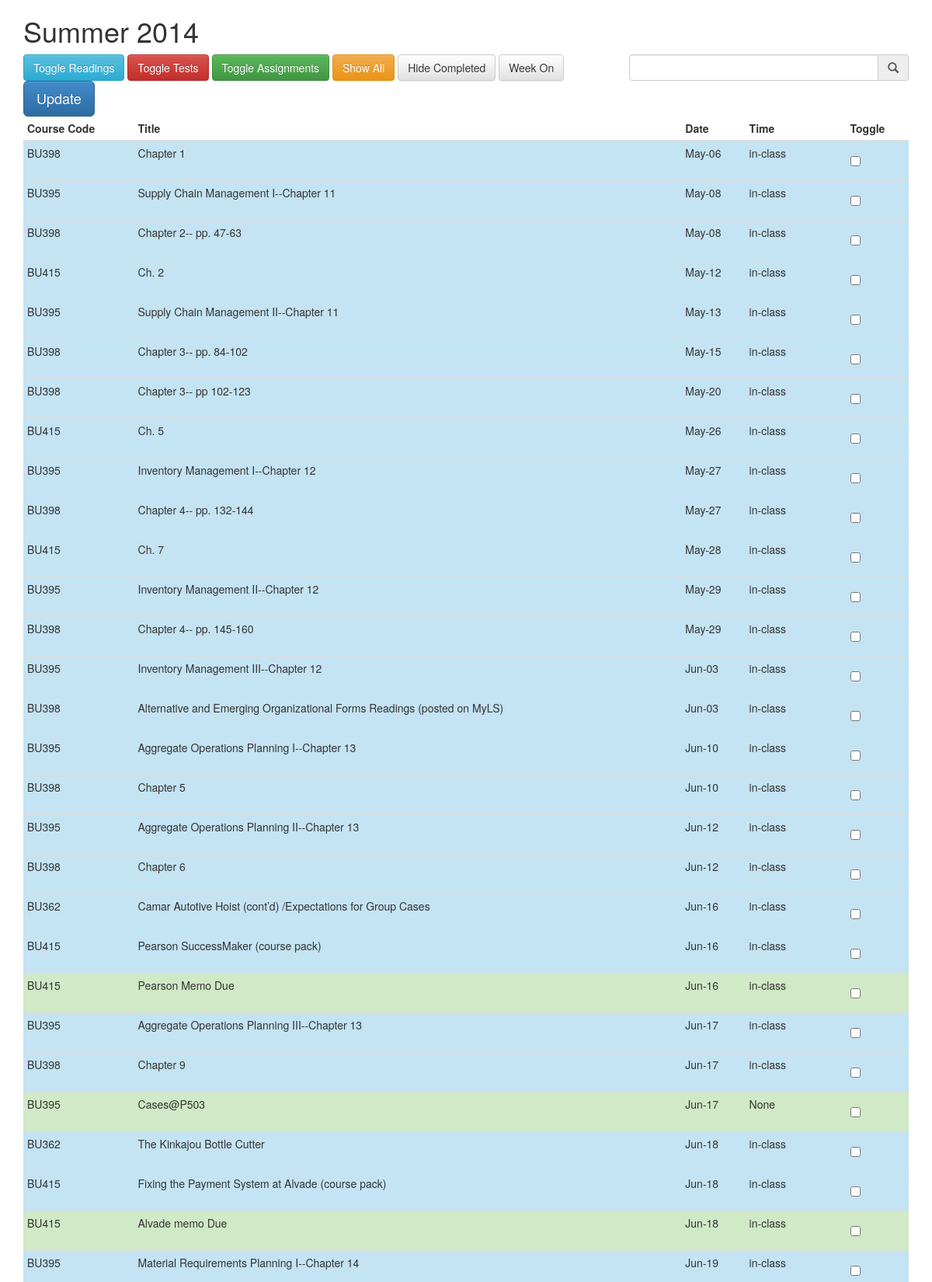
The page / (upper part) on the database its author committed.
### tables this page shows
CREATE TABLE Readings
            (course_code text, name text, chapter int, date text, pages text, complete bool);

CREATE TABLE Assignments
            (course_code text, name text,  date text, time text, complete bool);

### index.py (the view)
@app.route('/',methods=['POST','GET'])
def show_all():
    db = get_db()
    if request.method=='POST':
        update_completes(db)
    entries =[]
    for homework in TYPES:
        entries.append(select_homework(homework,db))
    homework = join_homework(entries)
    return render_template('show_all.html',entries=homework )

### index.py (called while the page is built)
def get_db():
    top = _app_ctx_stack.top
    if not hasattr(top, 'sqlite_db'):
        sqlite_db = sqlite3.connect(app.config['DATABASE'])
        sqlite_db.row_factory = sqlite3.Row
        top.sqlite_db = sqlite_db
    return top.sqlite_db

@app.teardown_appcontext
def close_db_connection(exception):
    top = _app_ctx_stack.top
    if hasattr(top, 'sqlite_db'):
        top.sqlite_db.close()

def format_datetime(value,format='%b-%d'):
    list_date = value.split('-')
    strdate = date(int(list_date[0]),int(list_date[1]),int(list_date[2]))
    return strdate.strftime(format)

def select_homework(homework_type,db):
    sql = ''' SELECT rowid,* FROM {0} ORDER BY date'''.format(homework_type)
    cur = db.execute(sql)
    entries = cur.fetchall()
    return entries

def join_homework(homework):
    entries=[]
    i=0
    for table in homework:
        for row in table:
            name = row['name']
            if 'chapter' in row.keys() and 'pages' in row.keys():
                if None!= row['chapter'] and row['chapter']!=name:
                    name='--'.join([name,row['chapter']])
                if None!= row['pages']:
                     name='--'.join([name,row['pages']])
            if 'time' not in row.keys():
                time = 'in-class'
            else:
                time = row['time']
            new_row = {'id':'-'.join([TYPES[i],str(row['rowid'])]),'type':TYPES[i],
                       'course_code':row['course_code'],'name':name,
                       'date':row['date'],'time':time,'complete':row['complete']}
            entries.append(new_row)
        i+=1
    return entries

### templates/show_all.html (shortened to what this page needs)
{% extends "index.html" %}
{% block body %}
        <div class="row">
            <div class="col-md-12">
                <form role="form" method="post" id="homework_form" action="/">
                 <div class="row">
                    <div class="col-md-8 col-md-offset">
                        <button type="button" class="btn btn-info"
                                onclick="filterReadings()">Toggle Readings</button>
                        <button type="button" class="btn btn-danger"
                                onclick="filterTests()">Toggle Tests</button>
                        <button type="button" class="btn btn-success"
                                onclick="filterAssignments()">Toggle Assignments</button>
                        <button type="button" class="btn btn-warning" onclick="unhideRows()">Show All</button>
                        <button type="button" class="btn btn-default" onclick="hideRows()">Hide Completed</button>
                        <button type="button" class="btn btn-default" onclick="darkenWeek()">Week On</button>
                        <button type="submit" class="btn btn-primary btn-lg">Update</button>
                    </div>
                    <div class="col-md-4 col-md-offset">
                        <div class="input-group">
                            <input type="text" class="form-control"  id="search">
                                <span class="input-group-addon">
                                    <i class="glyphicon glyphicon-search"></i>
                                </span>
                            </div>
                        </div>
                  </div>
                    <table class="table .table-bordered table-condensed" id="homework">
                     <thead>
                      <tr>
                          <th>Course Code</th>
                          <th>Title</th>
                          <th>Date</th>
                          <th>Time</th>
                          <th>Toggle</th>
                      </tr>
                    </thead>
                    <tbody>
                    {% for entry in entries|sort(attribute='date')  %}
                    <tr class="{{ entry.type }}" id="{{ entry.id }}">
                        <td>{{ entry.course_code }}</td>
                        <td>{{ entry.name }}</td>
                        <td class="date">{{ entry.date|datetimeformat }}</td>
                        <td >{{ entry.time }}</td>
                        <td>
                            <div class="checkbox">
                              <input type="checkbox" name="{{ entry.id }}" value="{{ entry.complete }}">
                            </div>
                        </td>
                    </tr>
                    {% endfor %}
                    </tbody>
                 </table>
              </form>
        </div>
    </div>
</div>
{% endblock %}

### templates/index.html (style rules this page uses)
.Readings { background-color: #c4e3f3; }
.Assignments { background-color: #d0e9c6; }

### rows shown on the page
Readings: course_code "BU398", name "Chapter 1", date "May-06", time "in-class"
Readings: course_code "BU395", name "Supply Chain Management I--Chapter 11", date "May-08", time "in-class"
Readings: course_code "BU398", name "Chapter 2-- pp. 47-63", date "May-08", time "in-class"
Readings: course_code "BU415", name "Ch. 2", date "May-12", time "in-class"
Readings: course_code "BU395", name "Supply Chain Management II--Chapter 11", date "May-13", time "in-class"
Readings: course_code "BU398", name "Chapter 3-- pp. 84-102", date "May-15", time "in-class"
Readings: course_code "BU398", name "Chapter 3-- pp 102-123", date "May-20", time "in-class"
Readings: course_code "BU415", name "Ch. 5", date "May-26", time "in-class"
Readings: course_code "BU395", name "Inventory Management I--Chapter 12", date "May-27", time "in-class"
Readings: course_code "BU398", name "Chapter 4-- pp. 132-144", date "May-27", time "in-class"
Readings: course_code "BU415", name "Ch. 7", date "May-28", time "in-class"
Readings: course_code "BU395", name "Inventory Management II--Chapter 12", date "May-29", time "in-class"
Readings: course_code "BU398", name "Chapter 4-- pp. 145-160", date "May-29", time "in-class"
Readings: course_code "BU395", name "Inventory Management III--Chapter 12", date "Jun-03", time "in-class"
Readings: course_code "BU398", name "Alternative and Emerging Organizational Forms Readings (posted on MyLS)", date "Jun-03", time "in-class"
Readings: course_code "BU395", name "Aggregate Operations Planning I--Chapter 13", date "Jun-10", time "in-class"
Readings: course_code "BU398", name "Chapter 5", date "Jun-10", time "in-class"
Readings: course_code "BU395", name "Aggregate Operations Planning II--Chapter 13", date "Jun-12", time "in-class"
Readings: course_code "BU398", name "Chapter 6", date "Jun-12", time "in-class"
Readings: course_code "BU362", name "Camar Autotive Hoist (cont’d) /Expectations for Group Cases", date "Jun-16", time "in-class"
Readings: course_code "BU415", name "Pearson SuccessMaker (course pack)", date "Jun-16", time "in-class"
Assignments: course_code "BU415", name "Pearson Memo Due", date "Jun-16", time "in-class"
Readings: course_code "BU395", name "Aggregate Operations Planning III--Chapter 13", date "Jun-17", time "in-class"
Readings: course_code "BU398", name "Chapter 9", date "Jun-17", time "in-class"
Assignments: course_code "BU395", name "Cases@P503", date "Jun-17", time "None"
Readings: course_code "BU362", name "The Kinkajou Bottle Cutter", date "Jun-18", time "in-class"
Readings: course_code "BU415", name "Fixing the Payment System at Alvade (course pack)", date "Jun-18", time "in-class"
Assignments: course_code "BU415", name "Alvade memo Due", date "Jun-18", time "in-class"
Readings: course_code "BU395", name "Material Requirements Planning I--Chapter 14", date "Jun-19", time "in-class"
